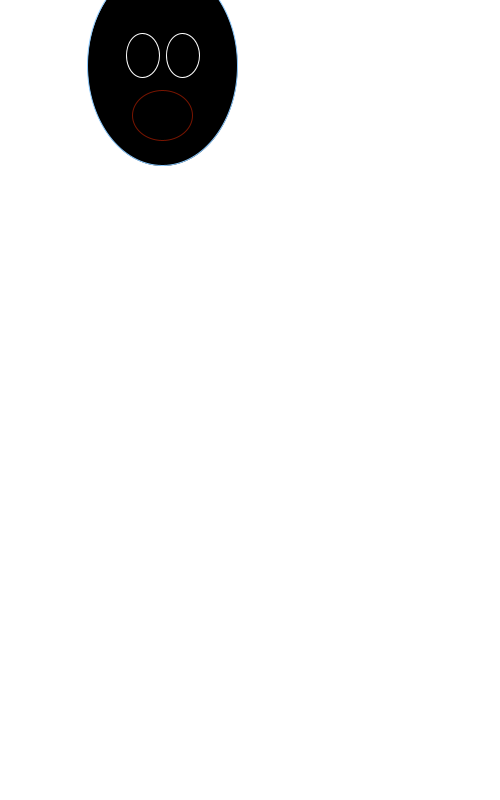
Frame 1 (no input)
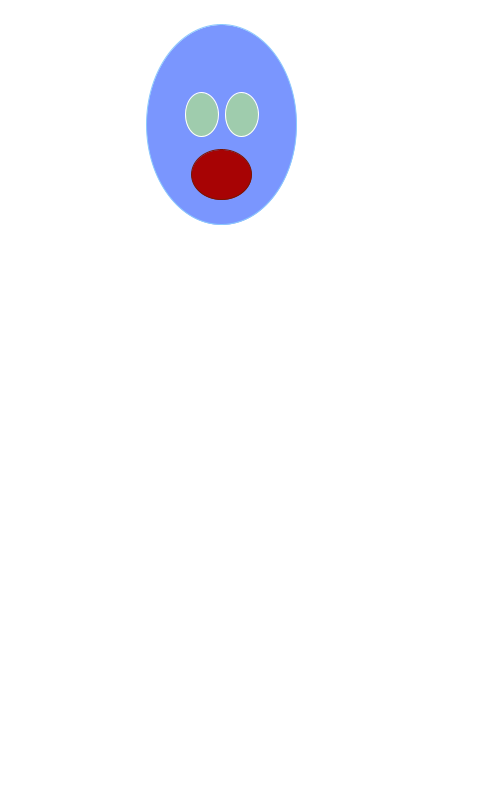
Frame 60 (the mouse pressed at the canvas centre just before this capture)
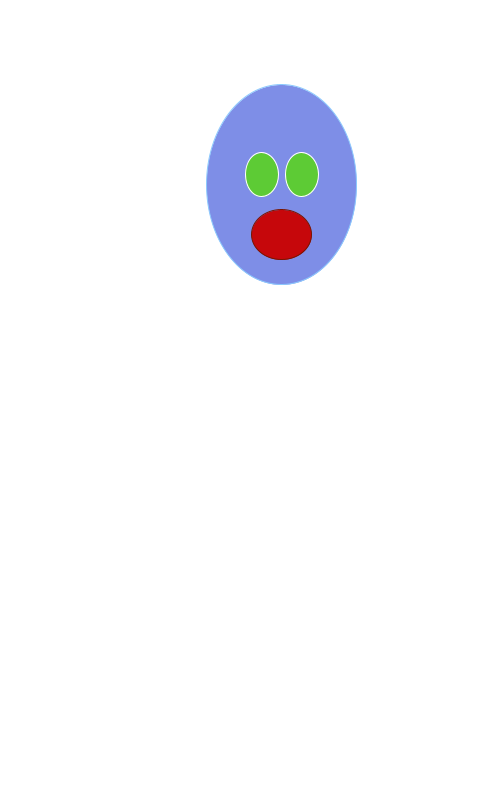
Frame 120 (the mouse held since frame 60 and released just before this capture)

The Processing sketch that drew these frames (run headless with seeded random() and noise(); from frame 60 on, the mouse is pressed at the canvas centre):

// Processing sketch: processing_68131
// ── processing_68131.pde

//Alien Experiment

float zoogX = random(0,250);
float zoogY = random(0,250);

float eyeR;
float eyeG;
float eyeB;

float mouthR;
float mouthG;
float mouthB;

float skinR;
float skinG;
float skinB;


float speed = 1;

void setup() {
  size(500,800);
  smooth();
  
  
}

void draw() {
  background(255,255,255);
  zoogX = zoogX + speed;
  if ( zoogX > width || zoogX < 0)
    speed = speed *-1;
  zoogY = zoogY + speed;
  if ( zoogY > height || zoogY < 0)
    speed = speed*-1;
  stroke(140,201,253);
  fill(skinR,skinG,skinB);
  ellipse(zoogX,zoogY,150,200);
  stroke(255);
  fill(eyeR,eyeG,eyeB);
  ellipse(zoogX - 20,zoogY - 10,33,44);
  ellipse(zoogX + 20,zoogY - 10,33,44);
  stroke(120,20,0);
  fill(mouthR,mouthG,mouthB);
  ellipse(zoogX,zoogY + 50,60,50);
  
  
 
  eyeR = random(0,255);
  eyeG = random(0,255);
  eyeB = random(0,255);
  mouthR = random(100,255);
  mouthG = random(0,100);
  mouthB = random(0,50);
  skinR = random(100,185);
  skinG = random(120,155);
  skinB = random (200,255);
  
}
